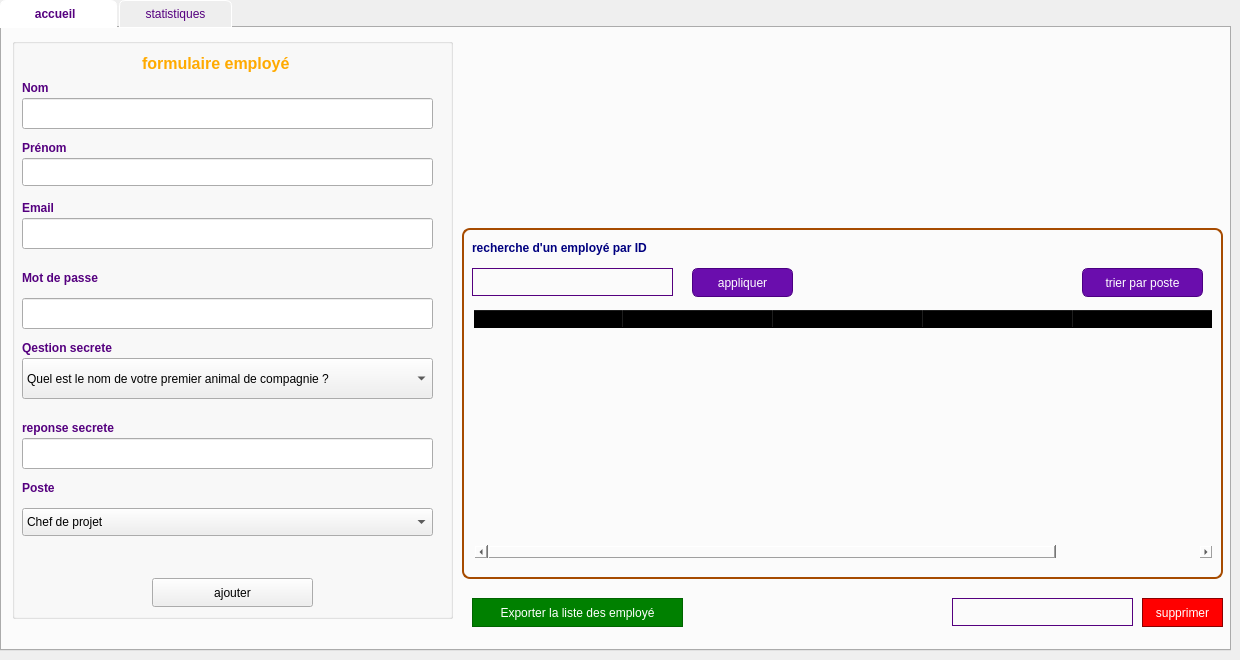
      <widget class="QWidget" name="page_employe">
       <widget class="QTabWidget" name="tabWidget">
        <property name="geometry">
         <rect>
          <x>0</x>
          <y>0</y>
          <width>1231</width>
          <height>651</height>
         </rect>
        </property>
        <property name="layoutDirection">
         <enum>Qt::LayoutDirection::LeftToRight</enum>
        </property>
        <property name="styleSheet">
         <string notr="true">/* Les onglets (titres) */
QTabBar::tab {
    background: #eeeeee;
    color: #55007f;          /* couleur du texte */
    border: 1px solid white;
    border-top-left-radius: 6px;
    border-top-right-radius: 6px;
    padding: 6px 12px;
    margin-right: 2px;
}

/* Onglet actif (sélectionné) */
QTabBar::tab:selected {
    background: white;     /* violet clair */
    font-weight: bold;
}

/* Onglet au survol */
QTabBar::tab:hover {
    background: #f2e6ff;
}
</string>
        </property>
        <property name="currentIndex">
         <number>0</number>
        </property>
        <property name="documentMode">
         <bool>false</bool>
        </property>
        <property name="tabsClosable">
         <bool>false</bool>
        </property>
        <property name="movable">
         <bool>false</bool>
        </property>
        <widget class="QWidget" name="acceuil">
         <attribute name="title">
          <string>       accueil         </string>
         </attribute>
         <widget class="QGroupBox" name="groupBox">
          <property name="geometry">
           <rect>
            <x>10</x>
            <y>10</y>
            <width>441</width>
            <height>581</height>
           </rect>
          </property>
          <property name="whatsThis">
           <string>&lt;html&gt;&lt;head/&gt;&lt;body&gt;&lt;p&gt;&lt;br/&gt;&lt;/p&gt;&lt;/body&gt;&lt;/html&gt;</string>
          </property>
          <property name="styleSheet">
           <string notr="true">background-color: #1E1E2F; color: white; QHeaderView::section { background-color: #5500FF; color: white; }.</string>
          </property>
          <property name="title">
           <string/>
          </property>
          <widget class="QLabel" name="lineEdit_ajoute">
           <property name="geometry">
            <rect>
             <x>130</x>
             <y>10</y>
             <width>211</width>
             <height>31</height>
            </rect>
           </property>
           <property name="text">
            <string>&lt;html&gt;&lt;head/&gt;&lt;body&gt;&lt;p&gt;&lt;span style=&quot; font-size:12pt; font-weight:700; color:#ffaa00;&quot;&gt;formulaire employé&lt;/span&gt;&lt;/p&gt;&lt;/body&gt;&lt;/html&gt;</string>
           </property>
          </widget>
          <widget class="QLineEdit" name="lineEdit_nom">
           <property name="geometry">
            <rect>
             <x>10</x>
             <y>60</y>
             <width>411</width>
             <height>31</height>
            </rect>
           </property>
          </widget>
          <widget class="QLabel" name="label_nom">
           <property name="geometry">
            <rect>
             <x>10</x>
             <y>40</y>
             <width>211</width>
             <height>20</height>
            </rect>
           </property>
           <property name="text">
            <string>&lt;html&gt;&lt;head/&gt;&lt;body&gt;&lt;p&gt;&lt;span style=&quot; font-weight:700; color:#55007f;&quot;&gt;Nom&lt;/span&gt;&lt;/p&gt;&lt;/body&gt;&lt;/html&gt;</string>
           </property>
          </widget>
          <widget class="QLabel" name="label_prenom">
           <property name="geometry">
            <rect>
             <x>10</x>
             <y>100</y>
             <width>211</width>
             <height>20</height>
            </rect>
           </property>
           <property name="text">
            <string>&lt;html&gt;&lt;head/&gt;&lt;body&gt;&lt;p&gt;&lt;span style=&quot; font-weight:700; color:#55007f;&quot;&gt;Prénom&lt;/span&gt;&lt;/p&gt;&lt;/body&gt;&lt;/html&gt;</string>
           </property>
          </widget>
          <widget class="QLineEdit" name="lineEdit_prenom">
           <property name="geometry">
            <rect>
             <x>10</x>
             <y>120</y>
             <width>411</width>
             <height>28</height>
            </rect>
           </property>
          </widget>
          <widget class="QLabel" name="label_email">
           <property name="geometry">
            <rect>
             <x>10</x>
             <y>160</y>
             <width>211</width>
             <height>20</height>
            </rect>
           </property>
           <property name="text">
            <string>&lt;html&gt;&lt;head/&gt;&lt;body&gt;&lt;p&gt;&lt;span style=&quot; font-weight:700; color:#55007f;&quot;&gt;Email&lt;/span&gt;&lt;/p&gt;&lt;/body&gt;&lt;/html&gt;</string>
           </property>
          </widget>
          <widget class="QLineEdit" name="lineEdit_email">
           <property name="geometry">
            <rect>
             <x>10</x>
             <y>180</y>
             <width>411</width>
             <height>31</height>
            </rect>
           </property>
          </widget>
          <widget class="QComboBox" name="comboBox">
           <property name="geometry">
            <rect>
             <x>10</x>
             <y>470</y>
             <width>411</width>
             <height>28</height>
            </rect>
           </property>
           <item>
            <property name="text">
             <string>Chef de projet</string>
            </property>
           </item>
           <item>
            <property name="text">
             <string>Community Manager</string>
            </property>
           </item>
           <item>
            <property name="text">
             <string>Commercial</string>
            </property>
           </item>
           <item>
            <property name="text">
             <string>Consultant Cybersécurité</string>
            </property>
           </item>
           <item>
            <property name="text">
             <string>Graphiste</string>
            </property>
           </item>
           <item>
            <property name="text">
             <string>Créateur</string>
            </property>
           </item>
           <item>
            <property name="text">
             <string>Developpeur</string>
            </property>
           </item>
           <item>
            <property name="text">
             <string>Responsable Marketing Digital</string>
            </property>
           </item>
           <item>
            <property name="text">
             <string>Responsable Produit</string>
            </property>
           </item>
           <item>
            <property name="text">
             <string>Responsable RH</string>
            </property>
           </item>
           <item>
            <property name="text">
             <string>Vidéaste</string>
            </property>
           </item>
          </widget>
          <widget class="QLabel" name="label_poste">
           <property name="geometry">
            <rect>
             <x>10</x>
             <y>440</y>
             <width>63</width>
             <height>20</height>
            </rect>
           </property>
           <property name="text">
            <string>&lt;html&gt;&lt;head/&gt;&lt;body&gt;&lt;p&gt;&lt;span style=&quot; font-weight:700; color:#55007f;&quot;&gt;Poste&lt;/span&gt;&lt;/p&gt;&lt;/body&gt;&lt;/html&gt;</string>
           </property>
          </widget>
          <widget class="QPushButton" name="Button_ajouter">
           <property name="geometry">
            <rect>
             <x>140</x>
             <y>540</y>
             <width>161</width>
             <height>29</height>
            </rect>
           </property>
           <property name="styleSheet">
            <string notr="true"/>
           </property>
           <property name="text">
            <string>ajouter</string>
           </property>
          </widget>
          <widget class="QComboBox" name="comboBox_q">
           <property name="geometry">
            <rect>
             <x>10</x>
             <y>320</y>
             <width>411</width>
             <height>41</height>
            </rect>
           </property>
           <item>
            <property name="text">
             <string>Quel est le nom de votre premier animal de compagnie ?</string>
            </property>
           </item>
           <item>
            <property name="text">
             <string>Quel est le nom de votre école primaire ?</string>
            </property>
           </item>
           <item>
            <property name="text">
             <string>Quel est le plat préféré de votre grand-parent ?</string>
            </property>
           </item>
           <item>
            <property name="text">
             <string>Quelle est la marque de votre premier téléphone portable ?</string>
            </property>
           </item>
           <item>
            <property name="text">
             <string>Quel est le nom de votre première voiture ?</string>
            </property>
           </item>
           <item>
            <property name="text">
             <string>Quel est le surnom que seule votre famille vous donne ?</string>
            </property>
           </item>
          </widget>
          <widget class="QLabel" name="label_question">
           <property name="geometry">
            <rect>
             <x>10</x>
             <y>300</y>
             <width>141</width>
             <height>20</height>
            </rect>
           </property>
           <property name="text">
            <string>&lt;html&gt;&lt;head/&gt;&lt;body&gt;&lt;p&gt;&lt;span style=&quot; font-weight:700; color:#55007f;&quot;&gt;Qestion secrete&lt;/span&gt;&lt;/p&gt;&lt;/body&gt;&lt;/html&gt;</string>
           </property>
          </widget>
          <widget class="QLineEdit" name="lineEdit_reponse">
           <property name="geometry">
            <rect>
             <x>10</x>
             <y>400</y>
             <width>411</width>
             <height>31</height>
            </rect>
           </property>
          </widget>
          <widget class="QLabel" name="label_mdp_2">
           <property name="geometry">
            <rect>
             <x>10</x>
             <y>380</y>
             <width>211</width>
             <height>20</height>
            </rect>
           </property>
           <property name="text">
            <string>&lt;html&gt;&lt;head/&gt;&lt;body&gt;&lt;p&gt;&lt;span style=&quot; font-weight:700; color:#55007f;&quot;&gt;reponse secrete&lt;/span&gt;&lt;/p&gt;&lt;/body&gt;&lt;/html&gt;</string>
           </property>
          </widget>
          <widget class="QLineEdit" name="lineEdit_mdp">
           <property name="geometry">
            <rect>
             <x>10</x>
             <y>260</y>
             <width>411</width>
             <height>31</height>
            </rect>
           </property>
          </widget>
          <widget class="QLabel" name="label_mdp">
           <property name="geometry">
            <rect>
             <x>10</x>
             <y>230</y>
             <width>211</width>
             <height>21</height>
            </rect>
           </property>
           <property name="text">
            <string>&lt;html&gt;&lt;head/&gt;&lt;body&gt;&lt;p&gt;&lt;span style=&quot; font-weight:700; color:#55007f;&quot;&gt;Mot de passe&lt;/span&gt;&lt;/p&gt;&lt;/body&gt;&lt;/html&gt;</string>
           </property>
          </widget>
         </widget>
         <widget class="QGroupBox" name="groupBox_recherche">
          <property name="geometry">
           <rect>
            <x>460</x>
            <y>180</y>
            <width>761</width>
            <height>371</height>
           </rect>
          </property>
          <property name="styleSheet">
           <string notr="true">QGroupBox {
    border: 2px solid #A64B00;
    border-radius: 8px;
    margin-top: 20px;
    background: qlineargradient(
        x1:0, y1:0, x2:1, y2:1,
        stop:0 white,
        stop:1 #FB8C00
    );
}

QGroupBox::title {
    subcontrol-origin: margin;
    subcontrol-position: top left;
    padding: 4px;
    color: white;
    font-weight: bold;
}

QGroupBox * {
    background: transparent;
    color: black;
}

QGroupBox QPushButton {
    background: #6A0DAD;         /* Mauve */
    color: white;
    border: 1px solid #4B0082;
    border-radius: 6px;
    padding: 5px 10px;
}

QGroupBox QPushButton:hover {
    background: #1B1B3A;         /* Bleu foncé au survol */
}

QGroupBox QComboBox {
    background: #6A0DAD;         /* Mauve */
    color: white;
    border: 1px solid #4B0082;
    border-radius: 6px;
    padding: 4px 8px;
}

QGroupBox QComboBox:hover {
    background: #1B1B3A;         /* Bleu foncé au survol */
}

QGroupBox QComboBox::drop-down {
    subcontrol-origin: padding;
    subcontrol-position: top right;
    width: 20px;
    border-left: 1px solid #4B0082;
    border-top-right-radius: 6px;
    border-bottom-right-radius: 6px;
    background: #6A0DAD;         /* Même mauve que le QComboBox */
}

QGroupBox QComboBox::down-arrow {
    width: 12px;
    height: 12px;
}</string>
          </property>
          <property name="title">
           <string/>
          </property>
          <widget class="QScrollArea" name="scrollArea">
           <property name="geometry">
            <rect>
             <x>10</x>
             <y>100</y>
             <width>741</width>
             <height>251</height>
            </rect>
           </property>
           <property name="widgetResizable">
            <bool>true</bool>
           </property>
           <widget class="QWidget" name="scrollAreaWidgetContents">
            <property name="geometry">
             <rect>
              <x>0</x>
              <y>0</y>
              <width>739</width>
              <height>249</height>
             </rect>
            </property>
            <widget class="QTableWidget" name="tableWidgetEmployes">
             <property name="geometry">
              <rect>
               <x>0</x>
               <y>0</y>
               <width>741</width>
               <height>251</height>
              </rect>
             </property>
             <attribute name="horizontalHeaderDefaultSectionSize">
              <number>150</number>
             </attribute>
             <column>
              <property name="text">
               <string> ID   </string>
              </property>
             </column>
             <column>
              <property name="text">
               <string>Poste    </string>
              </property>
             </column>
             <column>
              <property name="text">
               <string>Nom    </string>
              </property>
             </column>
             <column>
              <property name="text">
               <string> Prénom   </string>
              </property>
             </column>
             <column>
              <property name="text">
               <string>Email    </string>
              </property>
             </column>
            </widget>
           </widget>
          </widget>
          <widget class="QLineEdit" name="lineEdit_recherche">
           <property name="geometry">
            <rect>
             <x>10</x>
             <y>60</y>
             <width>201</width>
             <height>28</height>
            </rect>
           </property>
           <property name="styleSheet">
            <string notr="true">QLineEdit {
    background: transparent;
    border: 1px solid#55007f;   /* ou autre couleur pour qu'on voie bien les bords */
    color:#55007f;                 /* texte */
}</string>
           </property>
           <property name="text">
            <string/>
           </property>
          </widget>
          <widget class="QLabel" name="label_rechercher">
           <property name="geometry">
            <rect>
             <x>10</x>
             <y>30</y>
             <width>341</width>
             <height>20</height>
            </rect>
           </property>
           <property name="text">
            <string>&lt;html&gt;&lt;head/&gt;&lt;body&gt;&lt;p&gt;&lt;span style=&quot; font-weight:700; color:#00007f;&quot;&gt;recherche d'un employé par ID&lt;/span&gt;&lt;/p&gt;&lt;/body&gt;&lt;/html&gt;</string>
           </property>
          </widget>
          <widget class="QPushButton" name="Button_rechercher">
           <property name="geometry">
            <rect>
             <x>230</x>
             <y>60</y>
             <width>101</width>
             <height>29</height>
            </rect>
           </property>
           <property name="text">
            <string>appliquer</string>
           </property>
          </widget>
          <widget class="QPushButton" name="Button_tri">
           <property name="geometry">
            <rect>
             <x>620</x>
             <y>60</y>
             <width>121</width>
             <height>29</height>
            </rect>
           </property>
           <property name="text">
            <string>trier par poste</string>
           </property>
          </widget>
         </widget>
         <widget class="QLabel" name="banner">
          <property name="geometry">
           <rect>
            <x>470</x>
            <y>10</y>
            <width>731</width>
            <height>171</height>
           </rect>
          </property>
          <property name="autoFillBackground">
           <bool>false</bool>
          </property>
          <property name="text">
           <string/>
          </property>
         </widget>
         <widget class="QPushButton" name="Button_export">
          <property name="geometry">
           <rect>
            <x>470</x>
            <y>570</y>
            <width>211</width>
            <height>29</height>
           </rect>
          </property>
          <property name="styleSheet">
           <string notr="true">QPushButton {
    background-color: green;
    color: white; /* Optionnel : texte blanc pour contraste */
    border: 1px solid darkgreen; /* Optionnel : bordure pour un meilleur rendu */
}
QPushButton:hover {
    background-color: darkgreen; /* Optionnel : couleur au survol */
}</string>
          </property>
          <property name="text">
           <string>Exporter la liste des employé</string>
          </property>
         </widget>
         <widget class="QPushButton" name="Button_supprimer_2">
          <property name="geometry">
           <rect>
            <x>1140</x>
            <y>570</y>
            <width>81</width>
            <height>29</height>
           </rect>
          </property>
          <property name="styleSheet">
           <string notr="true">QPushButton {
    background-color: red;
    color: white; /* Texte blanc pour contraste */
    border: 1px solid darkred; /* Bordure pour un meilleur rendu */
}
QPushButton:hover {
    background-color: darkred; /* Couleur au survol */
}</string>
          </property>
          <property name="text">
           <string>supprimer</string>
          </property>
         </widget>
         <widget class="QLineEdit" name="lineEdit_id_supp">
          <property name="geometry">
           <rect>
            <x>950</x>
            <y>570</y>
            <width>181</width>
            <height>28</height>
           </rect>
          </property>
          <property name="styleSheet">
           <string notr="true">QLineEdit {
    background: transparent;
    border: 1px solid#55007f;   /* ou autre couleur pour qu'on voie bien les bords */
    color:#55007f;                 /* texte */
}</string>
          </property>
         </widget>
        </widget>
        <widget class="QWidget" name="statistiques">
         <attribute name="title">
          <string>    statistiques    </string>
         </attribute>
         <widget class="QLabel" name="statistique">
          <property name="geometry">
           <rect>
            <x>230</x>
            <y>30</y>
            <width>861</width>
            <height>521</height>
           </rect>
          </property>
          <property name="text">
           <string/>
          </property>
         </widget>
        </widget>
       </widget>
      </widget>
